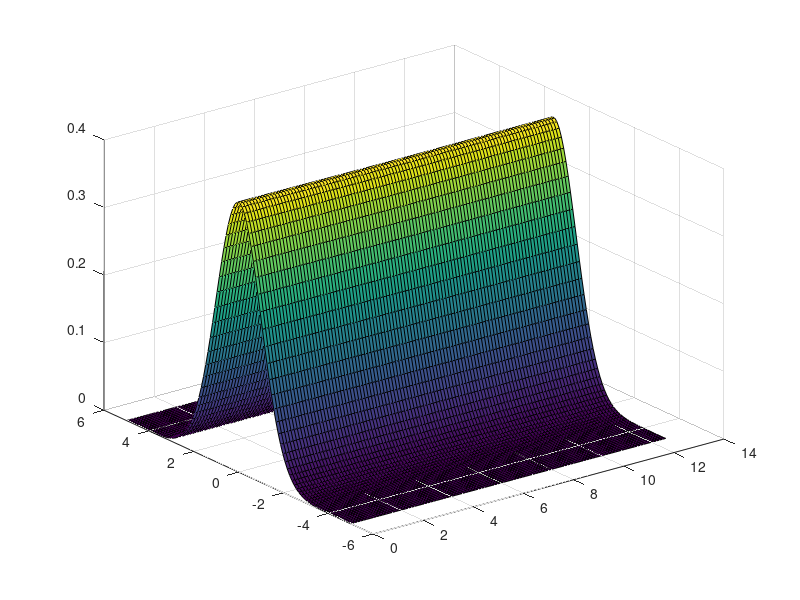

This figure's MATLAB source: (Note: this script raises an error after producing the figure.)
L = 4*pi; % x appartient à [0,L]

xaxis = [0 L];
vaxis = [-5 5]; % v appartient à [-5,5]

alpha = 10^(-3);
k = 0.5;

f0_amort   = @(X,V) 1/(sqrt(2*pi))            .*  exp((-V.^2)./2)  .*(1+alpha*cos(k*X));
f0_doublef = @(X,V) 1/(sqrt(2*pi)) *  (V.^2)  .*  exp((-V.^2)./2)  .*(1+alpha*cos(k*X));



xf = linspace(xaxis(1),xaxis(2),100);
vf = linspace(vaxis(1),vaxis(2),100);

[XF,VF] = meshgrid(xf,vf);

Z_amort = f0_amort(XF,VF);
Z_doublef = f0_doublef(XF,VF);


figure(1); clf; % densité de particules recontruite initiale
s1 = surf(XF,VF,Z_amort);
% title("Densité de particules initiale");
s1.EdgeColor = 'none';
xlim(xaxis);
view(2);


figure(2); clf; % densité de particules recontruite initiale
s2 = surf(XF,VF,Z_doublef);
% title("Densité de particules initiale");
s2.EdgeColor = 'none';
xlim(xaxis);
view(2);


